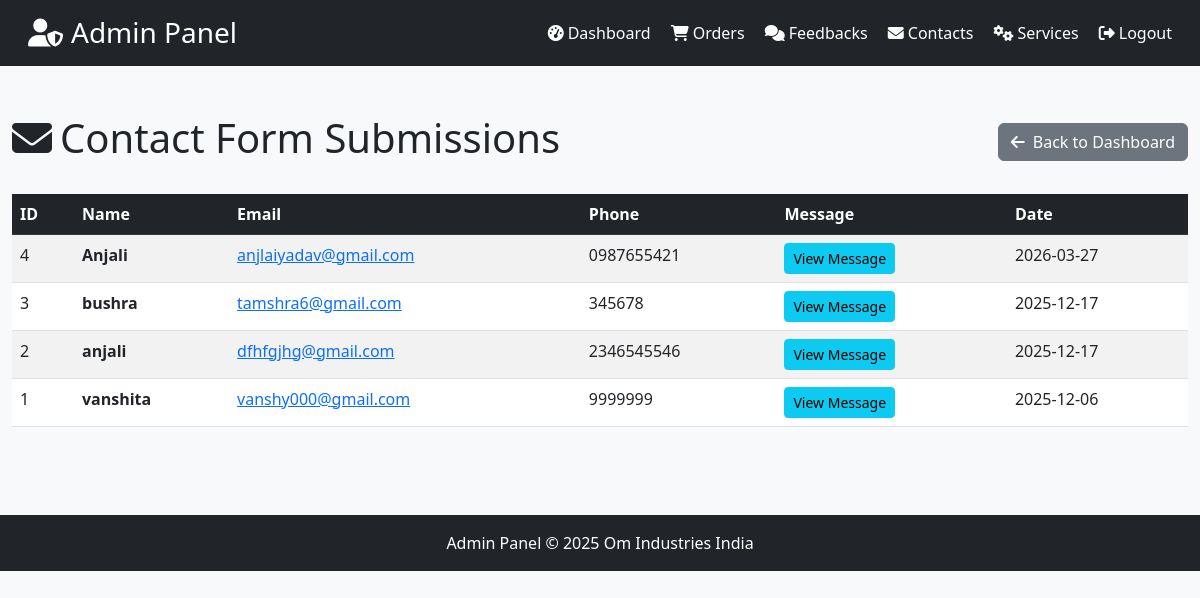
Screenshot of /admin/contacts (signed in) with the database file from the repository.
### tables this page shows
CREATE TABLE contacts (
    id INTEGER PRIMARY KEY AUTOINCREMENT,
    name TEXT NOT NULL,
    email TEXT,
    phone TEXT,
    message TEXT
, date TIMESTAMP DEFAULT CURRENT_TIMESTAMP);

### app.py (the view)
@app.route("/admin/contacts")
def admin_contacts():
    if not session.get('admin_logged_in'):
        return redirect(url_for('admin_login'))
    conn = _db_connection()
    cursor = execute_query(conn, "SELECT * FROM contacts ORDER BY date DESC")
    contacts = cursor.fetchall()
    conn.close()
    return render_template("admin/pages/contacts.html", title="Manage Contacts", contacts=contacts)

### app.py (called while the page is built)
def execute_query(conn, query, params=None):
    if USE_POSTGRES:
        cursor = conn.cursor()
        if params:
            if '?' in query:
                query = query.replace('?', '%s')
            cursor.execute(query, params)
        else:
            cursor.execute(query)
        return cursor
    else:
        if params:
            return conn.execute(query, params)
        else:
            return conn.execute(query)

### templates/admin/pages/contacts.html (shortened to what this page needs)
{% extends "admin/base_admin.html" %}
{% block content %}
<div class="container-fluid py-4">
  <div class="d-flex justify-content-between align-items-center mb-4">
    <h1><i class="fas fa-envelope me-2"></i>Contact Form Submissions</h1>
    <a href="{{ url_for('admin_dashboard') }}" class="btn btn-secondary">
      <i class="fas fa-arrow-left me-2"></i>Back to Dashboard
    </a>
  </div>
  {% if contacts %}
  <div class="table-responsive">
    <table class="table table-striped table-hover">
      <thead class="table-dark">
        <tr>
          <th>ID</th>
          <th>Name</th>
          <th>Email</th>
          <th>Phone</th>
          <th>Message</th>
          <th>Date</th>
        </tr>
      </thead>
      <tbody>
        {% for contact in contacts %}
        <tr>
          <td>{{ contact['id'] }}</td>
          <td><strong>{{ contact['name'] }}</strong></td>
          <td><a href="mailto:{{ contact['email'] }}">{{ contact['email'] }}</a></td>
          <td>{{ contact['phone'] or 'N/A' }}</td>
          <td>
            <button type="button" class="btn btn-sm btn-info" data-bs-toggle="modal" data-bs-target="#messageModal{{ contact['id'] }}">
              View Message
            </button>
          </td>
          <td>
            {% if contact['date'] %}
              {% if contact['date'] is string %}
                {{ contact['date'][:10] }}
              {% else %}
                {{ contact['date'].strftime('%Y-%m-%d') }}
              {% endif %}
            {% else %}
              N/A
            {% endif %}
          </td>
        </tr>
        {% endfor %}
      </tbody>
    </table>
  </div>
  {% else %}
  <div class="alert alert-info">
    <i class="fas fa-info-circle me-2"></i>No contact form submissions found.
  </div>
  {% endif %}
</div>
{% endblock %}

### templates/admin/base_admin.html (style rules this page uses)
body { background-color: #f8f9fa; }

### rows the page displays
contacts: id "4", name "Anjali", email "anjlaiyadav@gmail.com", phone "0987655421", date "2026-03-27"
contacts: id "3", name "bushra", email "tamshra6@gmail.com", phone "345678", date "2025-12-17"
contacts: id "2", name "anjali", email "dfhfgjhg@gmail.com", phone "2346545546", date "2025-12-17"
contacts: id "1", name "vanshita", email "vanshy000@gmail.com", phone "9999999", date "2025-12-06"
